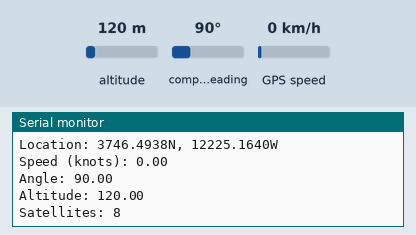
Simulated run of this sketch. Board: Arduino Uno, built with avr-gcc and run on an emulated ATmega328P. Parts: the last lines printed to the serial monitor. The test bench sets the inputs (shaded band); at power-on: altitude 120 m, compass heading 90°, GPS speed 0 km/h. The GPS gets a fix after 3 s at 37.7749, -122.4194 with 8 satellites.

Above: at 7.2 s.
7.3 s: altitude set to 20 m
At 8.6 s:
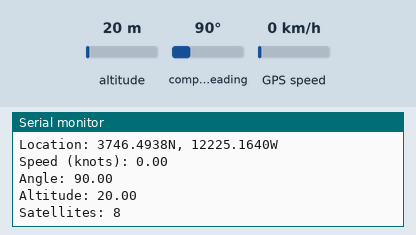
8.8 s: compass heading set to 7°
At 10.2 s:
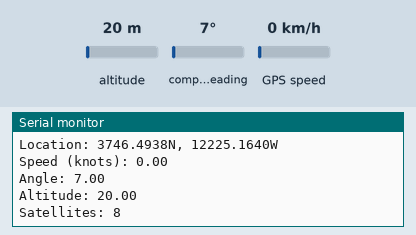

The sketch:

GPS_SoftwareSerial_Parsing.ino
```cpp
// Test code for Adafruit GPS modules using MTK3329/MTK3339 driver
//
// This code shows how to listen to the GPS module in an interrupt
// which allows the program to have more 'freedom' - just parse
// when a new NMEA sentence is available! Then access data when
// desired.
//
// Tested and works great with the Adafruit Ultimate GPS module
// using MTK33x9 chipset
//    ------> http://www.adafruit.com/products/746
// Pick one up today at the Adafruit electronics shop
// and help support open source hardware & software! -ada

#include <Adafruit_GPS.h>
#include <SoftwareSerial.h>

// Connect the GPS Power pin to 5V
// Connect the GPS Ground pin to ground
// Connect the GPS TX (transmit) pin to Digital 8
// Connect the GPS RX (receive) pin to Digital 7

// you can change the pin numbers to match your wiring:
SoftwareSerial mySerial(2, 3);
Adafruit_GPS GPS(&mySerial);

// Set GPSECHO to 'false' to turn off echoing the GPS data to the Serial console
// Set to 'true' if you want to debug and listen to the raw GPS sentences
#define GPSECHO  true

void setup()
{

  // connect at 115200 so we can read the GPS fast enough and echo without dropping chars
  // also spit it out
  Serial.begin(115200);
  delay(5000);
  Serial.println("Adafruit GPS library basic test!");

  // 9600 NMEA is the default baud rate for Adafruit MTK GPS's- some use 4800
  GPS.begin(9600);

  // uncomment this line to turn on RMC (recommended minimum) and GGA (fix data) including altitude
  GPS.sendCommand(PMTK_SET_NMEA_OUTPUT_RMCGGA);
  // uncomment this line to turn on only the "minimum recommended" data
  //GPS.sendCommand(PMTK_SET_NMEA_OUTPUT_RMCONLY);
  // For parsing data, we don't suggest using anything but either RMC only or RMC+GGA since
  // the parser doesn't care about other sentences at this time

  // Set the update rate
  GPS.sendCommand(PMTK_SET_NMEA_UPDATE_1HZ);   // 1 Hz update rate
  // For the parsing code to work nicely and have time to sort thru the data, and
  // print it out we don't suggest using anything higher than 1 Hz

  // Request updates on antenna status, comment out to keep quiet
  GPS.sendCommand(PGCMD_ANTENNA);

  delay(1000);
  // Ask for firmware version
  mySerial.println(PMTK_Q_RELEASE);
}

uint32_t timer = millis();
void loop()                     // run over and over again
{
  char c = GPS.read();
  // if you want to debug, this is a good time to do it!
  if ((c) && (GPSECHO))
    Serial.write(c);

  // if a sentence is received, we can check the checksum, parse it...
  if (GPS.newNMEAreceived()) {
    // a tricky thing here is if we print the NMEA sentence, or data
    // we end up not listening and catching other sentences!
    // so be very wary if using OUTPUT_ALLDATA and trytng to print out data
    //Serial.println(GPS.lastNMEA());   // this also sets the newNMEAreceived() flag to false

    if (!GPS.parse(GPS.lastNMEA()))   // this also sets the newNMEAreceived() flag to false
      return;  // we can fail to parse a sentence in which case we should just wait for another
  }

  // if millis() or timer wraps around, we'll just reset it
  if (timer > millis())  timer = millis();

  // approximately every 2 seconds or so, print out the current stats
  if (millis() - timer > 2000) {
    timer = millis(); // reset the timer

    Serial.print("\ndate: ");
    Serial.println(GPS.milliseconds);
//    Serial.print("Date: ");
//    Serial.print(GPS.day, DEC); Serial.print('/');
//    Serial.print(GPS.month, DEC); Serial.print("/20");
//    Serial.println(GPS.year, DEC);
    Serial.print("Fix: "); Serial.print((int)GPS.fix);
    Serial.print(" quality: "); Serial.println((int)GPS.fixquality);
    if (GPS.fix) {
      Serial.print("Location: ");
      Serial.print(GPS.latitude, 4); Serial.print(GPS.lat);
      Serial.print(", ");
      Serial.print(GPS.longitude, 4); Serial.println(GPS.lon);

      Serial.print("Speed (knots): "); Serial.println(GPS.speed);
      Serial.print("Angle: "); Serial.println(GPS.angle);
      Serial.print("Altitude: "); Serial.println(GPS.altitude);
      Serial.print("Satellites: "); Serial.println((int)GPS.satellites);
    }
  }
}
```

Measured:
- after the input at 7.3 s, the serial monitor: prints a new line after 0.71 s (image 1)
- after the input at 8.8 s, the serial monitor: prints a new line after 1.2 s (image 2)
